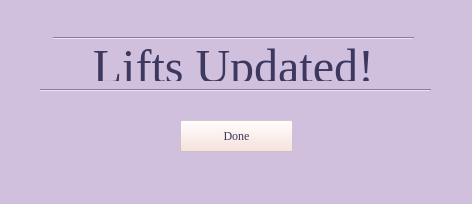
<?xml version="1.0" encoding="UTF-8"?>
<ui version="4.0">
 <class>ThanksUpdate</class>
 <widget class="QWidget" name="ThanksUpdate">
  <property name="geometry">
   <rect>
    <x>0</x>
    <y>0</y>
    <width>472</width>
    <height>204</height>
   </rect>
  </property>
  <property name="minimumSize">
   <size>
    <width>472</width>
    <height>204</height>
   </size>
  </property>
  <property name="maximumSize">
   <size>
    <width>472</width>
    <height>204</height>
   </size>
  </property>
  <property name="windowTitle">
   <string>Thanks!</string>
  </property>
  <property name="styleSheet">
   <string notr="true">background-color: rgb(208, 192, 221);</string>
  </property>
  <widget class="Line" name="line">
   <property name="geometry">
    <rect>
     <x>40</x>
     <y>80</y>
     <width>391</width>
     <height>20</height>
    </rect>
   </property>
   <property name="orientation">
    <enum>Qt::Horizontal</enum>
   </property>
  </widget>
  <widget class="Line" name="line_2">
   <property name="geometry">
    <rect>
     <x>53</x>
     <y>30</y>
     <width>361</width>
     <height>16</height>
    </rect>
   </property>
   <property name="orientation">
    <enum>Qt::Horizontal</enum>
   </property>
  </widget>
  <widget class="QLabel" name="label">
   <property name="geometry">
    <rect>
     <x>53</x>
     <y>40</y>
     <width>361</width>
     <height>41</height>
    </rect>
   </property>
   <property name="font">
    <font>
     <family>Georgia</family>
     <pointsize>24</pointsize>
    </font>
   </property>
   <property name="text">
    <string>&lt;html&gt;&lt;head/&gt;&lt;body&gt;&lt;p align=&quot;center&quot;&gt;&lt;span style=&quot; font-size:36pt; color:#3c385f;&quot;&gt;Lifts Updated!&lt;/span&gt;&lt;/p&gt;&lt;/body&gt;&lt;/html&gt;</string>
   </property>
  </widget>
  <widget class="QPushButton" name="Done">
   <property name="geometry">
    <rect>
     <x>180</x>
     <y>120</y>
     <width>113</width>
     <height>32</height>
    </rect>
   </property>
   <property name="palette">
    <palette>
     <active>
      <colorrole role="WindowText">
       <brush brushstyle="SolidPattern">
        <color alpha="255">
         <red>249</red>
         <green>222</green>
         <blue>214</blue>
        </color>
       </brush>
      </colorrole>
      <colorrole role="Button">
       <brush brushstyle="SolidPattern">
        <color alpha="99">
         <red>249</red>
         <green>222</green>
         <blue>214</blue>
        </color>
       </brush>
      </colorrole>
      <colorrole role="Text">
       <brush brushstyle="SolidPattern">
        <color alpha="255">
         <red>60</red>
         <green>56</green>
         <blue>95</blue>
        </color>
       </brush>
      </colorrole>
      <colorrole role="ButtonText">
       <brush brushstyle="SolidPattern">
        <color alpha="255">
         <red>60</red>
         <green>56</green>
         <blue>95</blue>
        </color>
       </brush>
      </colorrole>
      <colorrole role="Base">
       <brush brushstyle="SolidPattern">
        <color alpha="99">
         <red>249</red>
         <green>222</green>
         <blue>214</blue>
        </color>
       </brush>
      </colorrole>
      <colorrole role="Window">
       <brush brushstyle="SolidPattern">
        <color alpha="99">
         <red>249</red>
         <green>222</green>
         <blue>214</blue>
        </color>
       </brush>
      </colorrole>
     </active>
     <inactive>
      <colorrole role="WindowText">
       <brush brushstyle="SolidPattern">
        <color alpha="255">
         <red>249</red>
         <green>222</green>
         <blue>214</blue>
        </color>
       </brush>
      </colorrole>
      <colorrole role="Button">
       <brush brushstyle="SolidPattern">
        <color alpha="99">
         <red>249</red>
         <green>222</green>
         <blue>214</blue>
        </color>
       </brush>
      </colorrole>
      <colorrole role="Text">
       <brush brushstyle="SolidPattern">
        <color alpha="255">
         <red>60</red>
         <green>56</green>
         <blue>95</blue>
        </color>
       </brush>
      </colorrole>
      <colorrole role="ButtonText">
       <brush brushstyle="SolidPattern">
        <color alpha="255">
         <red>60</red>
         <green>56</green>
         <blue>95</blue>
        </color>
       </brush>
      </colorrole>
      <colorrole role="Base">
       <brush brushstyle="SolidPattern">
        <color alpha="99">
         <red>249</red>
         <green>222</green>
         <blue>214</blue>
        </color>
       </brush>
      </colorrole>
      <colorrole role="Window">
       <brush brushstyle="SolidPattern">
        <color alpha="99">
         <red>249</red>
         <green>222</green>
         <blue>214</blue>
        </color>
       </brush>
      </colorrole>
     </inactive>
     <disabled>
      <colorrole role="WindowText">
       <brush brushstyle="SolidPattern">
        <color alpha="255">
         <red>127</red>
         <green>127</green>
         <blue>127</blue>
        </color>
       </brush>
      </colorrole>
      <colorrole role="Button">
       <brush brushstyle="SolidPattern">
        <color alpha="99">
         <red>249</red>
         <green>222</green>
         <blue>214</blue>
        </color>
       </brush>
      </colorrole>
      <colorrole role="Text">
       <brush brushstyle="SolidPattern">
        <color alpha="255">
         <red>127</red>
         <green>127</green>
         <blue>127</blue>
        </color>
       </brush>
      </colorrole>
      <colorrole role="ButtonText">
       <brush brushstyle="SolidPattern">
        <color alpha="255">
         <red>148</red>
         <green>148</green>
         <blue>148</blue>
        </color>
       </brush>
      </colorrole>
      <colorrole role="Base">
       <brush brushstyle="SolidPattern">
        <color alpha="99">
         <red>249</red>
         <green>222</green>
         <blue>214</blue>
        </color>
       </brush>
      </colorrole>
      <colorrole role="Window">
       <brush brushstyle="SolidPattern">
        <color alpha="99">
         <red>249</red>
         <green>222</green>
         <blue>214</blue>
        </color>
       </brush>
      </colorrole>
     </disabled>
    </palette>
   </property>
   <property name="font">
    <font>
     <family>Georgia</family>
    </font>
   </property>
   <property name="styleSheet">
    <string notr="true">background-color: rgb(249, 222, 214,99);</string>
   </property>
   <property name="text">
    <string>Done</string>
   </property>
  </widget>
 </widget>
 <resources/>
 <connections/>
</ui>
